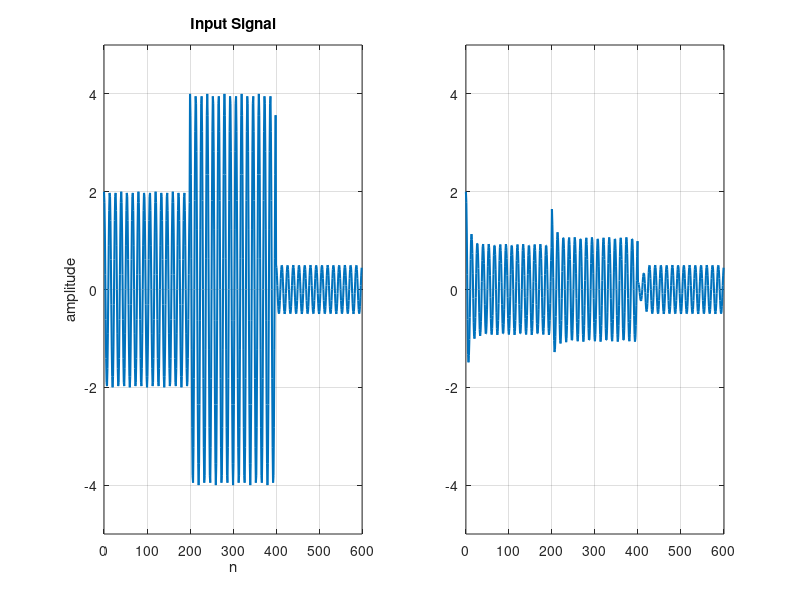
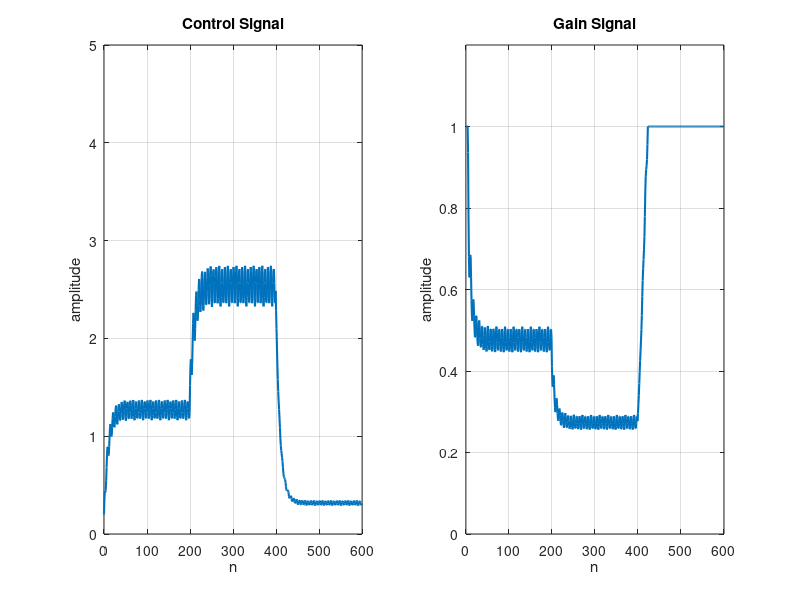
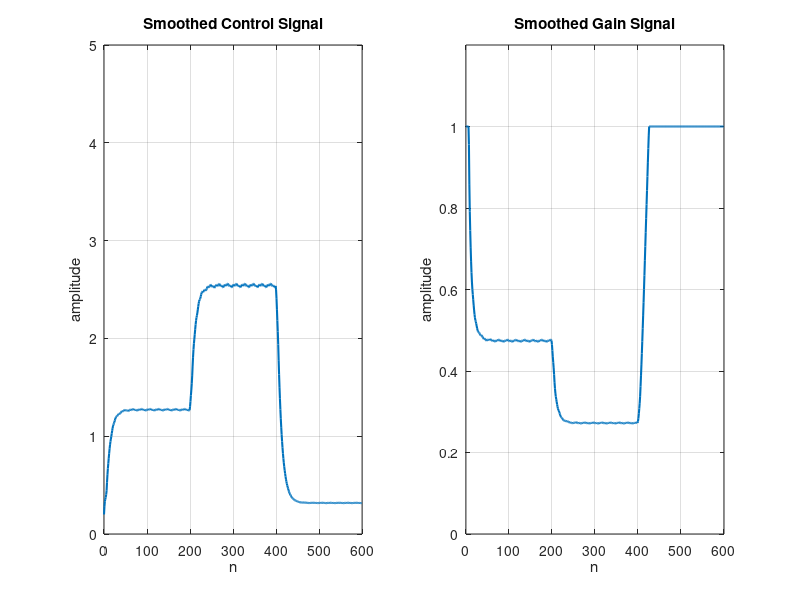
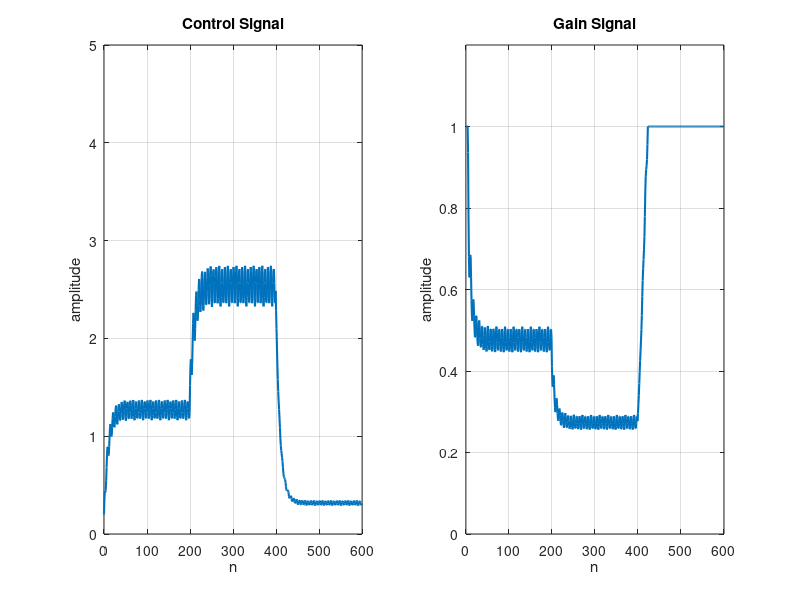

These charts were generated, in order, by the following MATLAB code:
%% *Homework3_3*
%% Clear workspace
close all;
clear;
clc;
%% Homework1

fs = 100;
t = 0:1 / fs:1;
f = 10;
A = [2 4 0.5];

for i = 1:1:3
    x = A(i) .* cos(2 * pi * f * t);
    x_mean = (2 / pi) .* A(i);
    ms_x = 0.5 * A(i) ^ 2;
    disp(x_mean);
    disp(mean(abs(x)));
    disp(ms_x);
    disp(mean(x .^ 2));
end

%% Homework2

w0 = pi * 0.15;
n = [0:199; 200:399; 400:599];
A = [2 4 0.5];
x = cos(w0 * n) .* A';
x = x';
x = x(1:end);
n = n';
n = n(1:end);
lambda = 0.9;
c0 = 0.5;
rho = 0.2;
b = 1 - lambda;
a = [1 -lambda];
cn = filter(b, a, abs(x));
gn = ones(1, length(cn));
gn(cn >= c0) = (cn(cn >= c0) / c0) .^ (rho - 1);
yn = gn .* x;
figure('Name', 'Input Signal vs Compressed Signal');
subplot(1, 2, 1)
plot(n, x, 'LineWidth', 1.5);
xlim([0 600]);
ylim([-5 5]);
grid on;
title('Input Signal');
xlabel('n');
ylabel('amplitude');
subplot(1, 2, 2)
plot(n, yn, 'LineWidth', 1.5);
xlim([0 600]);
ylim([-5 5]);
grid on;

figure('Name', 'Contol Signal vs Gain Signal');
subplot(1, 2, 1);
plot(n, cn, 'LineWidth', 1.5);
title('Control Signal');
xlabel('n');
ylabel('amplitude');
xlim([0 600]);
ylim([0 5]);
grid on;
subplot(1, 2, 2);
plot(n, gn, 'LineWidth', 1.5);
title('Gain Signal');
xlabel('n');
ylabel('amplitude');
xlim([0 600]);
ylim([0 1.2]);
grid on;

%%
L = 7;
cn_smoothed = movmean(cn, [L - 1 0]);
gn_smoothed = ones(1, length(cn_smoothed));
gn_smoothed(cn_smoothed >= c0) = (cn_smoothed(cn_smoothed >= c0) / c0) .^ (rho - 1);
yn_smoothed = gn_smoothed .* x;

figure('Name', 'Smoothed Contol Signal vs Smoothed Gain Signal');
subplot(1, 2, 1);
plot(n, cn_smoothed, 'LineWidth', 1.5);
title('Smoothed Control Signal');
xlabel('n');
ylabel('amplitude');
xlim([0 600]);
ylim([0 5]);
grid on;
subplot(1, 2, 2);
plot(n, gn_smoothed, 'LineWidth', 1.5);
title('Smoothed Gain Signal');
xlabel('n');
ylabel('amplitude');
xlim([0 600]);
ylim([0 1.2]);
grid on;
% fig 3.7
figure('Name', 'Contol Signal vs Gain Signal (3.7)');
subplot(1, 2, 1);
plot(n, cn, 'LineWidth', 1.5);
title('Control Signal');
xlabel('n');
ylabel('amplitude');
xlim([0 600]);
ylim([0 5]);
grid on;
subplot(1, 2, 2);
plot(n, gn, 'LineWidth', 1.5);
title('Gain Signal');
xlabel('n');
ylabel('amplitude');
xlim([0 600]);
ylim([0 1.2]);
grid on;

L = 7;
cn_smoothed = movmean(cn, [L - 1 0]);
gn_smoothed = ones(1, length(cn_smoothed));
gn_smoothed(cn_smoothed >= c0) = (cn_smoothed(cn_smoothed >= c0) / c0) .^ (rho - 1);
yn_smoothed = gn_smoothed .* x;

% fig 3.8
figure('Name', 'Smoothed Output Signal vs Smoothed Gain Signal (3.8)');
subplot(1, 2, 1);
plot(n, yn_smoothed, 'LineWidth', 1.5);
title('Smoothed Output Signal');
xlabel('n');
ylabel('amplitude');
xlim([0 600]);
ylim([-5 5]);
grid on;
subplot(1, 2, 2);
plot(n, gn_smoothed, 'LineWidth', 1.5);
title('Smoothed Gain Signal');
xlabel('n');
ylabel('amplitude');
xlim([0 600]);
ylim([-2 2]);
grid on;

% fig.3.9
lambda = 0.1;
c0 = 1.5;
rho = 0.1;
b = 1 - lambda;
a = [1, -lambda];
cn = filter(b, a, abs(x));

L = 7;
cn_smoothed = movmean(cn, L);
gn_smoothed = ones(1, length(cn_smoothed));
gn_smoothed(cn_smoothed >= c0) = (cn_smoothed(cn_smoothed >= c0) / c0) .^ (rho - 1);
yn_smoothed = gn_smoothed .* x;

figure('Name', 'Smoothed Output Signal vs Smoothed Gain Signal (3.9)');
subplot(1, 2, 1);
plot(n, yn_smoothed, 'LineWidth', 1.5);
title('Smoothed Output Signal');
xlabel('n');
ylabel('amplitude');
xlim([0 600]);
ylim([-5 5]);
grid on;
subplot(1, 2, 2);
plot(n, gn_smoothed, 'LineWidth', 1.5);
title('Smoothed Gain Signal');
xlabel('n');
ylabel('amplitude');
xlim([0 600]);
ylim([-2 2]);
grid on;

% fig 3.10
lambda = 0.9;
c0 = 0.5;
rho = 2;
b = 1 - lambda;
a = [1, -lambda];
cn = filter(b, a, abs(x));

L = 7;
cn_smoothed = movmean(cn, L);
gn_smoothed = ones(1, length(cn_smoothed));
gn_smoothed(cn_smoothed <= c0) = (cn_smoothed(cn_smoothed <= c0) / c0) .^ (rho - 1);
yn_smoothed = gn_smoothed .* x;

figure('Name', 'Smoothed Output Signal vs Smoothed Gain Signal (3.10)');
subplot(1, 2, 1);
plot(n, yn_smoothed, 'LineWidth', 1.5);
title('Smoothed Output Signal');
xlabel('n');
ylabel('amplitude');
xlim([0 600]);
ylim([-5 5]);
grid on;
subplot(1, 2, 2);
plot(n, gn_smoothed, 'LineWidth', 1.5);
title('Smoothed Gain Signal');
xlabel('n');
ylabel('amplitude');
xlim([0 600]);
ylim([-2 2]);
grid on;

% fig 3.11
lambda = 0.1;
c0 = 0.5;
rho = 10;
b = 1 - lambda;
a = [1, -lambda];
cn = filter(b, a, abs(x));

L = 7;
cn_smoothed = movmean(cn, L);
gn_smoothed = ones(1, length(cn_smoothed));
gn_smoothed(cn_smoothed <= c0) = (cn_smoothed(cn_smoothed <= c0) / c0) .^ (rho - 1);
yn_smoothed = gn_smoothed .* x;

figure('Name', 'Smoothed Output Signal vs Smoothed Gain Signal (3.10)');
subplot(1, 2, 1);
plot(n, yn_smoothed, 'LineWidth', 1.5);
title('Smoothed Output Signal');
xlabel('n');
ylabel('amplitude');
xlim([0 600]);
ylim([-5 5]);
grid on;
subplot(1, 2, 2);
plot(n, gn_smoothed, 'LineWidth', 1.5);
title('Smoothed Gain Signal');
xlabel('n');
ylabel('amplitude');
xlim([0 600]);
ylim([-2 2]);
grid on;

%% 3.3.c
% Control Signal
lambda = 0.9;
c0 = 0.5;
rho = 0.25;
b = 1 - lambda;
a = [1, -lambda];
cn = filter(b, a, abs(x));

% Gain Signal
gn = ones(1, length(cn));
gn(cn >= c0) = (cn(cn >= c0) / c0) .^ (rho - 1);
yn = gn .* x;

% Plot Signals
% fig 3.6
figure("Name", 'Input Signal vs Compressed Signal (3.6)');
subplot(1, 2, 1);
plot(n, x, 'LineWidth', 1.5);
title('Input Signal');
xlabel('n');
ylabel('amplitude');
xlim([0 600]);
ylim([-5 5]);
grid on;
subplot(1, 2, 2);
plot(n, yn, 'LineWidth', 1.5);
title('Compressed Signal');
xlabel('n');
ylabel('amplitude');
xlim([0 600]);
ylim([-5 5]);
grid on;

% fig 3.7
figure('Name', 'Contol Signal vs Gain Signal (3.7)');
subplot(1, 2, 1);
plot(n, cn, 'LineWidth', 1.5);
title('Control Signal');
xlabel('n');
ylabel('amplitude');
xlim([0 600]);
ylim([0 5]);
grid on;
subplot(1, 2, 2);
plot(n, gn, 'LineWidth', 1.5);
title('Gain Signal');
xlabel('n');
ylabel('amplitude');
xlim([0 600]);
ylim([0 1.2]);
grid on;

%% 3.3.d
% Control Signal
lambda = 0.9;
c0 = 1.3;
rho = 0.5;
b = 1 - lambda;
a = [1, -lambda];
cn = filter(b, a, abs(x));

% Gain Signal
gn = ones(1, length(cn));
gn(cn >= c0) = (cn(cn >= c0) / c0) .^ (rho - 1);
yn = gn .* x;

% Plot Signals
% fig 3.6
figure("Name", 'Input Signal vs Compressed Signal (3.6)');
subplot(1, 2, 1);
plot(n, x, 'LineWidth', 1.5);
title('Input Signal');
xlabel('n');
ylabel('amplitude');
xlim([0 600]);
ylim([-5 5]);
grid on;
subplot(1, 2, 2);
plot(n, yn, 'LineWidth', 1.5);
title('Compressed Signal');
xlabel('n');
ylabel('amplitude');
xlim([0 600]);
ylim([-5 5]);
grid on;

% fig 3.7
figure('Name', 'Contol Signal vs Gain Signal (3.7)');
subplot(1, 2, 1);
plot(n, cn, 'LineWidth', 1.5);
title('Control Signal');
xlabel('n');
ylabel('amplitude');
xlim([0 600]);
ylim([0 5]);
grid on;
subplot(1, 2, 2);
plot(n, gn, 'LineWidth', 1.5);
title('Gain Signal');
xlabel('n');
ylabel('amplitude');
xlim([0 600]);
ylim([0 1.2]);
grid on;
